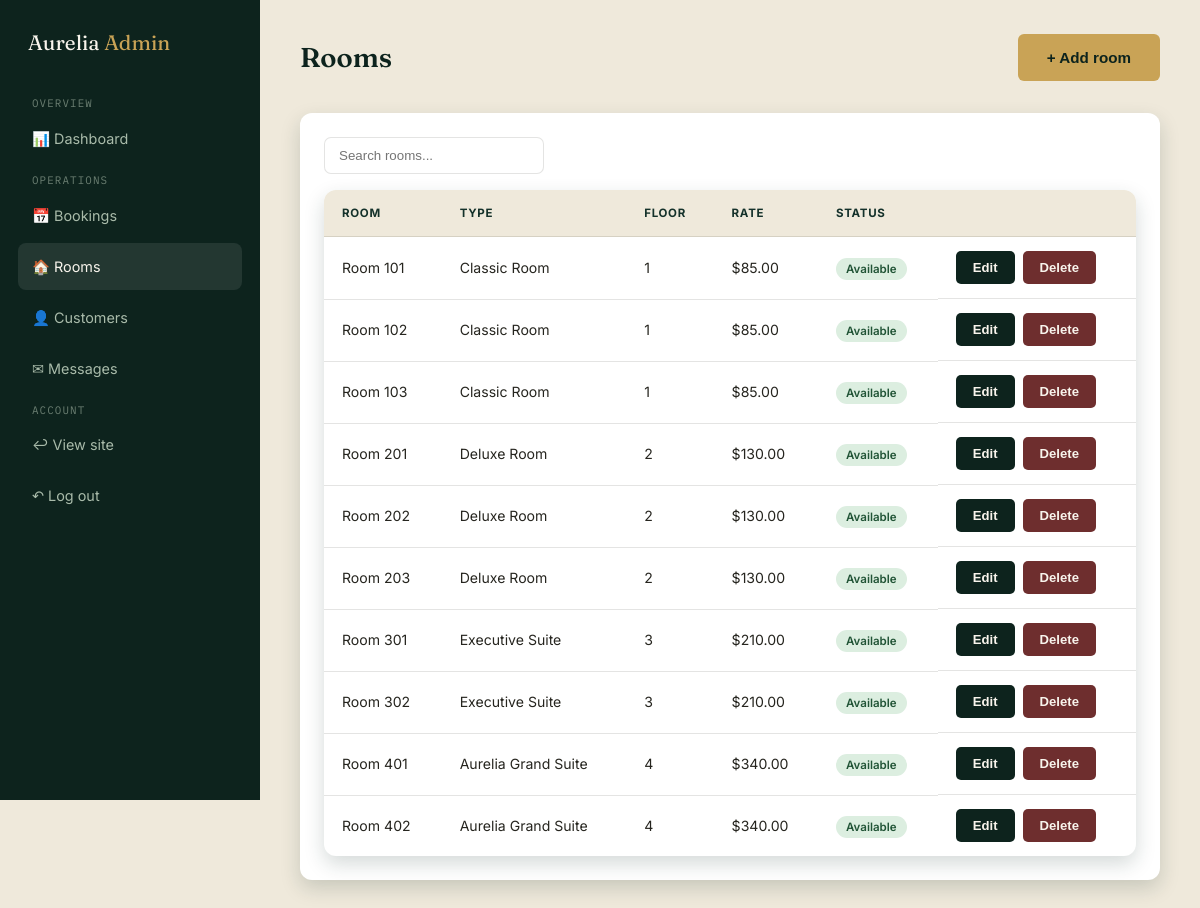
Page /admin/rooms.php (signed in) on the committed database.
### tables this page shows
CREATE TABLE rooms (
  id INT AUTO_INCREMENT PRIMARY KEY,
  room_number VARCHAR(10) NOT NULL UNIQUE,
  room_type_id INT NOT NULL,
  floor INT DEFAULT 1,
  status ENUM('available','maintenance','inactive') DEFAULT 'available',
  image_url VARCHAR(255) DEFAULT NULL,
  created_at TIMESTAMP DEFAULT CURRENT_TIMESTAMP,
  FOREIGN KEY (room_type_id) REFERENCES room_types(id) ON DELETE CASCADE
);

CREATE TABLE room_types (
  id INT AUTO_INCREMENT PRIMARY KEY,
  name VARCHAR(80) NOT NULL,
  description TEXT,
  base_price DECIMAL(10,2) NOT NULL,
  capacity INT NOT NULL DEFAULT 2,
  size_sqm INT DEFAULT 25,
  amenities TEXT COMMENT 'comma separated list'
);

### includes/functions.php (called while the page is built, shortened)
<?php
function h($str) {
    return htmlspecialchars($str ?? '', ENT_QUOTES, 'UTF-8');
}
function money($amount) {
    return CURRENCY . number_format((float)$amount, 2);
}

### admin/rooms.php (the view, shortened to what this page needs)
<?php
require_once __DIR__ . '/../config/config.php';
$stmt = $pdo->query("SELECT r.*, rt.name as type_name, rt.base_price
                      FROM rooms r JOIN room_types rt ON rt.id = r.room_type_id
                      ORDER BY r.room_number ASC");
$rooms = $stmt->fetchAll();
?>
<!DOCTYPE html>
<html lang="en">
<head>
<link rel="stylesheet" href="<?= BASE_URL ?>assets/css/style.css">
<link rel="stylesheet" href="<?= BASE_URL ?>assets/css/admin.css">
</head>
<body>
<div class="admin-shell">
  <?php require __DIR__ . '/../includes/admin-sidebar.php'; ?>
  <main class="admin-main">
    <div class="admin-topbar">
      <h1>Rooms</h1>
      <button class="btn btn-primary" data-open-modal="roomModal" onclick="document.getElementById('roomModalTitle').textContent='Add a room'; document.getElementById('roomForm').reset(); document.getElementById('roomForm').querySelector('[name=id]').value='';">+ Add room</button>
    </div>
    <div class="card">
      <div class="table-toolbar">
        <input type="search" placeholder="Search rooms..." data-table-search="roomsTable">
      </div>
      <table class="data-table" id="roomsTable">
        <thead><tr><th>Room</th><th>Type</th><th>Floor</th><th>Rate</th><th>Status</th><th></th></tr></thead>
        <tbody>
        <?php foreach ($rooms as $r): ?>
          <tr>
            <td>Room <?= h($r['room_number']) ?></td>
            <td><?= h($r['type_name']) ?></td>
            <td><?= (int)$r['floor'] ?></td>
            <td><?= money($r['base_price']) ?></td>
            <td><span class="badge badge-<?= $r['status']==='available'?'confirmed':'cancelled' ?>"><?= h($r['status']) ?></span></td>
            <td style="display:flex; gap:8px">
              <button class="btn btn-sm btn-dark" data-open-modal="roomModal" data-edit-room
                data-id="<?= $r['id'] ?>" data-number="<?= h($r['room_number']) ?>"
                data-type-id="<?= $r['room_type_id'] ?>" data-floor="<?= $r['floor'] ?>"
                data-status="<?= $r['status'] ?>" data-image="<?= h($r['image_url']) ?>">Edit</button>
              <form method="post" action="room-delete.php" onsubmit="return confirm('Delete Room <?= h($r['room_number']) ?>? This also removes its bookings.');">
                <button type="submit" class="btn btn-sm btn-wine">Delete</button>
              </form>
            </td>
          </tr>
        <?php endforeach; ?>
        </tbody>
      </table>
    </div>
  </main>
</div>
</body>
</html>

### includes/admin-sidebar.php
<?php $cur = basename($_SERVER['PHP_SELF']); ?>
<aside class="admin-side">
  <div class="admin-brand">Aurelia <span>Admin</span></div>
  <nav class="admin-nav">
    <span class="group-label">Overview</span>
    <a href="index.php" class="<?= $cur==='index.php'?'active':'' ?>">&#128202; Dashboard</a>
    <span class="group-label">Operations</span>
    <a href="bookings.php" class="<?= $cur==='bookings.php'?'active':'' ?>">&#128197; Bookings</a>
    <a href="rooms.php" class="<?= $cur==='rooms.php'?'active':'' ?>">&#127968; Rooms</a>
    <a href="customers.php" class="<?= $cur==='customers.php'?'active':'' ?>">&#128100; Customers</a>
    <a href="messages.php" class="<?= $cur==='messages.php'?'active':'' ?>">&#9993; Messages</a>
    <span class="group-label">Account</span>
    <a href="<?= BASE_URL ?>index.php">&#8617; View site</a>
    <a href="logout.php">&#8630; Log out</a>
  </nav>
</aside>

### assets/css/style.css (style rules this page uses)
:root { --forest: #14312A; --forest-deep: #0D231D; --ivory: #F8F4EC; --ivory-dim: #EFE9DB; --gold: #C9A356; --gold-soft: #E4CE9C; --charcoal: #26251F; --wine: #6E2E2E; --sage: #A9BBAA; --line: rgba(38,37,31,0.12); --font-display: 'Fraunces', Georgia, serif; --font-body: 'Inter', -apple-system, BlinkMacSystemFont, sans-serif; --font-mono: 'IBM Plex Mono', monospace; --radius-arch: 200px 200px 8px 8px; --shadow-soft: 0 20px 45px rgba(20,49,42,0.14); --shadow-hard: 0 8px 20px rgba(20,49,42,0.18); }
*,*::before,*::after { box-sizing:border-box; }
html { scroll-behavior:smooth; }
body { margin:0; font-family:var(--font-body); color:var(--charcoal); background:var(--ivory); line-height:1.6; -webkit-font-smoothing:antialiased; }
a { color:inherit; text-decoration:none; }
h1,h2,h3,h4 { font-family:var(--font-display); color:var(--forest-deep); margin:0 0 .5em; line-height:1.15; }
h1 { font-size:clamp(2.4rem,5vw,4rem); font-weight:600; }
.btn { display:inline-flex; align-items:center; justify-content:center; gap:8px; padding:14px 28px; border-radius:6px; font-weight:600; font-size:.95rem; border:1px solid transparent; cursor:pointer; transition:transform .18s ease, box-shadow .18s ease, background .18s ease; }
.btn-primary { background:var(--gold); color:var(--forest-deep); }
.btn-dark { background:var(--forest-deep); color:var(--ivory); }
.btn-wine { background:var(--wine); color:var(--ivory); }
.btn-sm { padding:8px 16px; font-size:.82rem; border-radius:5px; }
table.data-table { width:100%; border-collapse:collapse; background:#fff; border-radius:12px; overflow:hidden; box-shadow:var(--shadow-hard); }
table.data-table th, table.data-table td { padding:14px 18px; text-align:left; font-size:.88rem; border-bottom:1px solid var(--line); }
table.data-table th { background:var(--ivory-dim); text-transform:uppercase; font-size:.72rem; letter-spacing:.06em; color:var(--forest); }
table.data-table tr:last-child td { border-bottom:none; }
.badge { padding:4px 10px; border-radius:20px; font-size:.72rem; font-weight:600; text-transform:capitalize; }
.badge-confirmed { background:#DCEEE0; color:#215436; }

### assets/css/admin.css (style rules this page uses)
.admin-shell { display:grid; grid-template-columns:260px 1fr; min-height:100vh; background:var(--ivory-dim); }
.admin-side { background:var(--forest-deep); color:var(--ivory); padding:26px 18px; position:sticky; top:0; height:100vh; overflow-y:auto; }
.admin-brand { font-family:var(--font-display); font-size:1.3rem; margin-bottom:30px; padding:0 10px; }
.admin-brand span { color:var(--gold); }
.admin-nav a { display:flex; align-items:center; gap:10px; padding:12px 14px; border-radius:8px; color:var(--sage); font-size:.9rem; margin-bottom:4px; }
.admin-nav a:hover, .admin-nav a.active { background:rgba(255,255,255,.09); color:var(--ivory); }
.admin-nav .group-label { font-family:var(--font-mono); font-size:.68rem; text-transform:uppercase; letter-spacing:.1em; color:var(--sage); opacity:.6; margin:20px 14px 8px; }
.admin-main { padding:34px 40px; }
.admin-topbar { display:flex; justify-content:space-between; align-items:center; margin-bottom:32px; }
.admin-topbar h1 { font-size:1.7rem; margin:0; }
.card { background:#fff; border-radius:12px; padding:24px; box-shadow:var(--shadow-hard); }
.table-toolbar { display:flex; justify-content:space-between; align-items:center; margin-bottom:16px; gap:14px; flex-wrap:wrap; }
.table-toolbar input[type=search] { padding:10px 14px; border:1px solid var(--line); border-radius:7px; min-width:220px; }

### rows in the picture
rooms: room_number "101", room_type.name "Classic Room", floor "1", room_type.base_price "$85.00", status "Available"
rooms: room_number "102", room_type.name "Classic Room", floor "1", room_type.base_price "$85.00", status "Available"
rooms: room_number "103", room_type.name "Classic Room", floor "1", room_type.base_price "$85.00", status "Available"
rooms: room_number "201", room_type.name "Deluxe Room", floor "2", room_type.base_price "$130.00", status "Available"
rooms: room_number "202", room_type.name "Deluxe Room", floor "2", room_type.base_price "$130.00", status "Available"
rooms: room_number "203", room_type.name "Deluxe Room", floor "2", room_type.base_price "$130.00", status "Available"
rooms: room_number "301", room_type.name "Executive Suite", floor "3", room_type.base_price "$210.00", status "Available"
rooms: room_number "302", room_type.name "Executive Suite", floor "3", room_type.base_price "$210.00", status "Available"
rooms: room_number "401", room_type.name "Aurelia Grand Suite", floor "4", room_type.base_price "$340.00", status "Available"
rooms: room_number "402", room_type.name "Aurelia Grand Suite", floor "4", room_type.base_price "$340.00", status "Available"
